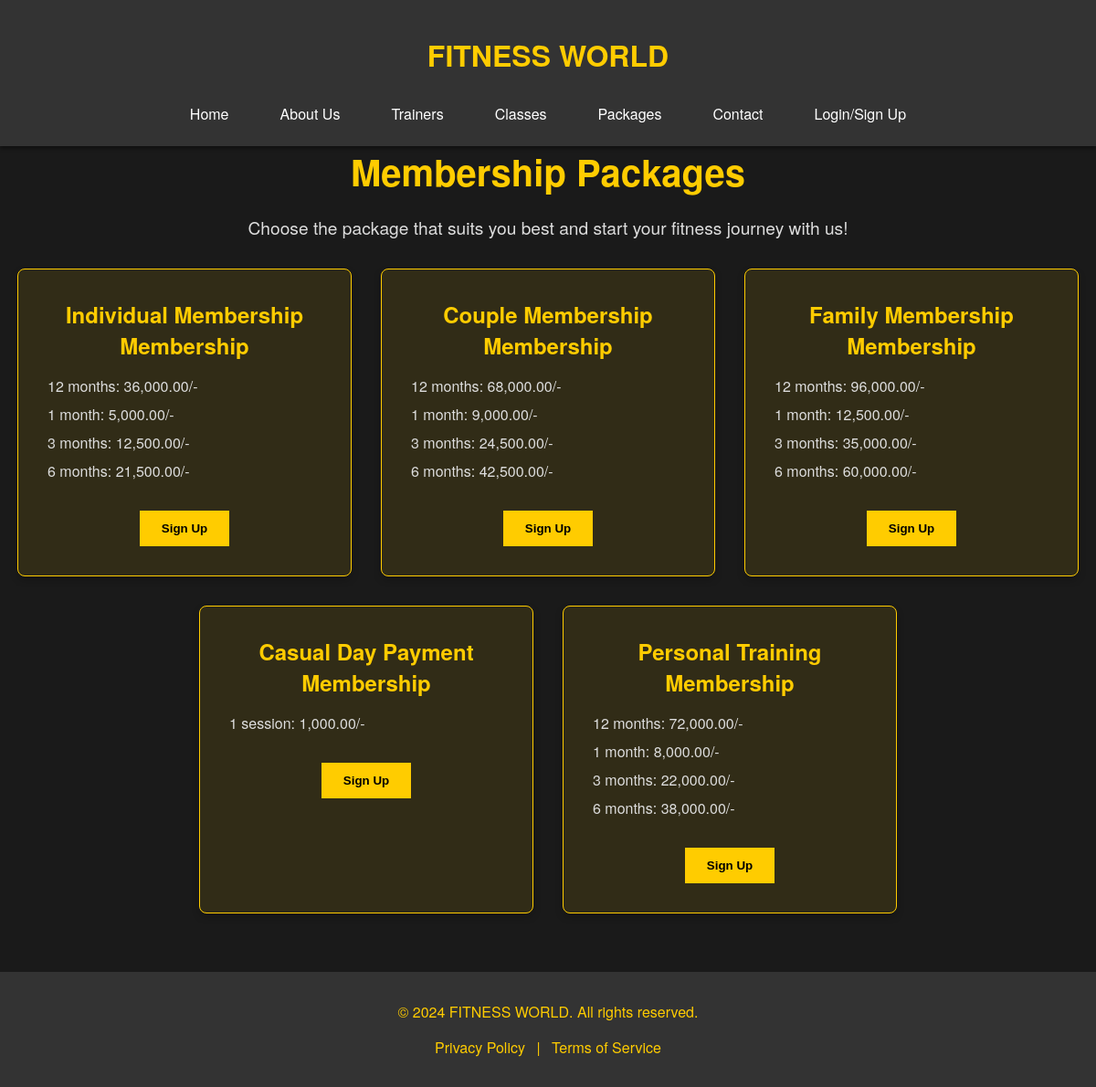
The page /packages.php on the database its author committed.
### tables this page shows
CREATE TABLE `subpackages` (
  `subPackageID` int(11) NOT NULL,
  `packageID` int(11) DEFAULT NULL,
  `duration` enum('1_month','3_months','6_months','12_months','1_session') NOT NULL,
  `price` decimal(10,2) NOT NULL
);

CREATE TABLE `packages` (
  `packageID` int(11) NOT NULL,
  `packageName` varchar(100) NOT NULL,
  `packageType` enum('individual','family','casual','couple','personal_training') NOT NULL
);

### packages.php (the view, shortened to what this page needs)
<?php
include 'connection.php';
$sql = "SELECT p.packageID, p.packageName, p.packageType, s.duration, s.price
        FROM packages p
        JOIN subpackages s ON p.packageID = s.packageID";
$result = $con->query($sql);
$packages = [];
if ($result->num_rows > 0) {
    while($row = $result->fetch_assoc()) {
        $packages[$row['packageID']]['packageName'] = $row['packageName'];
        $packages[$row['packageID']]['packageType'] = $row['packageType'];
        $packages[$row['packageID']]['subPackages'][] = [
            'duration' => $row['duration'],
            'price' => $row['price']
        ];
    }
} else {
    echo "0 results";
}
?>
<!doctype html>
<html lang="en">
<head>
    <link rel="stylesheet" href="assets/css/stylesheetmain.css">
</head>
<body>
    <header>
        <h1>FITNESS WORLD</h1>
        <nav>
            <a href="index.php">Home</a>
            <a href="index.php#about">About Us</a>
            <a href="index.php#trainers">Trainers</a>
            <a href="index.php#classes">Classes</a>
            <a href="packages.php">Packages</a>
            <a href="index.php#contact">Contact</a>
            <a href="login.php">Login/Sign Up</a>
        </nav>
    </header>
    <div class="membership-container">
        <h1>Membership Packages</h1>
        <p>Choose the package that suits you best and start your fitness journey with us!</p>
        <div class="plans">
            <?php foreach($packages as $package): ?>
                <div class="plan-card">
                    <h2><?php echo $package['packageName']; ?> Membership</h2>
                    <ul>
                        <?php foreach($package['subPackages'] as $subPackage): ?>
                            <li><?php echo ucfirst(str_replace('_', ' ', $subPackage['duration'])); ?>: <?php echo number_format($subPackage['price'], 2); ?>/-</li>
                        <?php endforeach; ?>
                    </ul>
                    <button>Sign Up</button>
                </div>
            <?php endforeach; ?>
        </div>
    </div>
    <footer>
        <p>© 2024 FITNESS WORLD. All rights reserved.</p>
        <p>
            <a href="#">Privacy Policy</a> | <a href="#">Terms of Service</a>
        </p>
    </footer>
</body>
</html>

### assets/css/stylesheetmain.css (style rules this page uses)
body { font-family: 'Helvetica Neue', Arial, sans-serif; margin: 0; padding: 0; box-sizing: border-box; background-color: #1a1a1a; color: #fff; }
header { background-color: #333; color: #FFCC00; padding: 1rem 0; text-align: center; position: fixed; width: 100%; top: 0; z-index: 1000; box-shadow: 0 2px 4px rgba(0, 0, 0, 0.5); }
nav { display: flex; justify-content: center; gap: 1.5rem; }
nav a { color: #fff; text-decoration: none; padding: 0.5rem 1rem; transition: color 0.3s; }
button { padding: 1rem 2rem; background-color: #FFCC00; color: #000; border: none; cursor: pointer; font-weight: bold; transition: background-color 0.3s, color 0.3s; }
.membership-container { margin-top: 100px; text-align: center; padding: 2rem 1rem; }
.membership-container h1 { font-size: 2.5rem; margin-bottom: 1rem; color: #FFCC00; }
.membership-container p { font-size: 1.2rem; margin-bottom: 2rem; color: #ddd; }
.plans { display: flex; flex-wrap: wrap; justify-content: center; gap: 2rem; }
.plan-card { background-color: rgba(255, 204, 0, 0.1); color: #fff; border: 1px solid #FFCC00; border-radius: 8px; padding: 2rem; width: 300px; box-shadow: 0 4px 8px rgba(0, 0, 0, 0.2); transition: transform 0.3s, background-color 0.3s; }
.plan-card h2 { margin: 0 0 1rem 0; color: #FFCC00; font-size: 1.5rem; }
.plan-card ul { list-style: none; padding: 0; text-align: left; font-size: 1rem; color: #ddd; }
.plan-card ul li { margin-bottom: 0.5rem; }
.plan-card button { padding: 0.75rem 1.5rem; background-color: #FFCC00; color: #000; border: none; cursor: pointer; font-weight: bold; transition: background-color 0.3s, color 0.3s; margin-top: 1rem; }
footer { background-color: #333; color: #FFCC00; padding: 1rem; text-align: center; margin-top: 2rem; }
footer a { color: #FFCC00; text-decoration: none; margin: 0 0.5rem; transition: color 0.3s; }

### rows shown on the page
subpackages: duration "12 months", price "36,000.00"
subpackages: duration "1 month", price "5,000.00"
subpackages: duration "3 months", price "12,500.00"
subpackages: duration "6 months", price "21,500.00"
subpackages: duration "12 months", price "68,000.00"
subpackages: duration "1 month", price "9,000.00"
subpackages: duration "3 months", price "24,500.00"
subpackages: duration "6 months", price "42,500.00"
subpackages: duration "12 months", price "96,000.00"
subpackages: duration "1 month", price "12,500.00"
subpackages: duration "3 months", price "35,000.00"
subpackages: duration "6 months", price "60,000.00"
subpackages: packageID.packageName "Casual Day Payment", duration "1 session", price "1,000.00"
subpackages: duration "12 months", price "72,000.00"
subpackages: duration "1 month", price "8,000.00"
subpackages: duration "3 months", price "22,000.00"
subpackages: duration "6 months", price "38,000.00"

### other values the page prints
$package['packageName'] "Individual Membership"
$package['packageName'] "Couple Membership"
$package['packageName'] "Family Membership"
$package['packageName'] "Personal Training"
